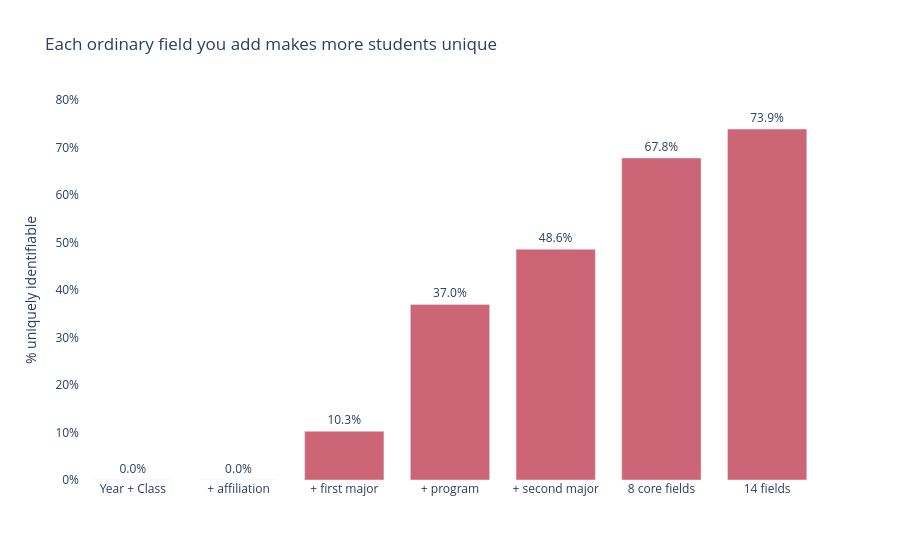

Source (notebook cell):
### Markdown cell above
## 1. Each added field makes more students unique

**Headline:** using just 8 ordinary fields, **67.8%** of students become uniquely
identifiable; add the five prior-attendance flags (14 fields) and it reaches **73.9%**.

### Code cell
st = pd.read_csv(RESULTS / "staircase.csv")

SHORT = {
    2: "Year + Class",
    3: "+ affiliation",
    4: "+ first major",
    5: "+ program",
    6: "+ second major",
    8: "8 core fields",
    14: "14 fields",
}
st["label"] = st["n_fields"].map(SHORT).fillna(st["n_fields"].astype(str) + " fields")

fig1 = px.bar(
    st, x="label", y="pct_unique", text_auto=".1%",
    color_discrete_sequence=[ACCENT],
    hover_data={"fields": True, "pct_unique": ":.1%", "pct_below_k": ":.1%", "label": False},
    title="Each ordinary field you add makes more students unique",
)
fig1.update_traces(textposition="outside", cliponaxis=False)
fig1.update_layout(
    xaxis_title="", yaxis_title="% uniquely identifiable",
    yaxis_tickformat=".0%", yaxis_range=[0, 0.8],
    plot_bgcolor="white", bargap=0.25,
)
save(fig1, "staircase.png")
fig1

### Figure 1 — Plotly figure (JSON) as saved in the notebook; plotly's stock layout.template omitted (floating-point values rounded to 4 significant figures)
{"data": [{"cliponaxis": false, "customdata": [["Year + Class", 0.0], ["Year + Class + affiliation", 0.0002894], ["Year + Class + affiliation + MAJfirstcode", 0.3298], ["Year + Class + affiliation + MAJfirstcode + program", 0.7341], ["Year + Class + affiliation + MAJfirstcode + program + MAJsecondcode", 0.7997], ["Year + Class + program + affiliation + MAJfirstcode + MAJsecondcode + begincol + edaspire", 0.8987], ["Year + Class + program + FTFY + affiliation + MAJfirstcode + MAJsecondcode + begincol + edaspire + attend_voc + attend_com + attend_col + attend_none + attend_other", 0.9085]], "hovertemplate": "pct_unique=%{y:.1%}<br>fields=%{customdata[0]}<br>pct_below_k=%{customdata[1]:.1%}<extra></extra>", "legendgroup": "", "marker": {"color": "rgb(204, 102, 119)", "pattern": {"shape": ""}}, "name": "", "orientation": "v", "showlegend": false, "textposition": "outside", "texttemplate": "%{y:.1%}", "type": "bar", "x": ["Year + Class", "+ affiliation", "+ first major", "+ program", "+ second major", "8 core fields", "14 fields"], "xaxis": "x", "y": [0.0, 0.0, 0.1025, 0.3697, 0.4857, 0.678, 0.7387], "yaxis": "y"}], "layout": {"bargap": 0.25, "barmode": "relative", "legend": {"tracegroupgap": 0}, "plot_bgcolor": "white", "title": {"text": "Each ordinary field you add makes more students unique"}, "xaxis": {"anchor": "y", "domain": [0.0, 1.0], "title": {"text": ""}}, "yaxis": {"anchor": "x", "domain": [0.0, 1.0], "range": [0, 0.8], "tickformat": ".0%", "title": {"text": "% uniquely identifiable"}}}}
